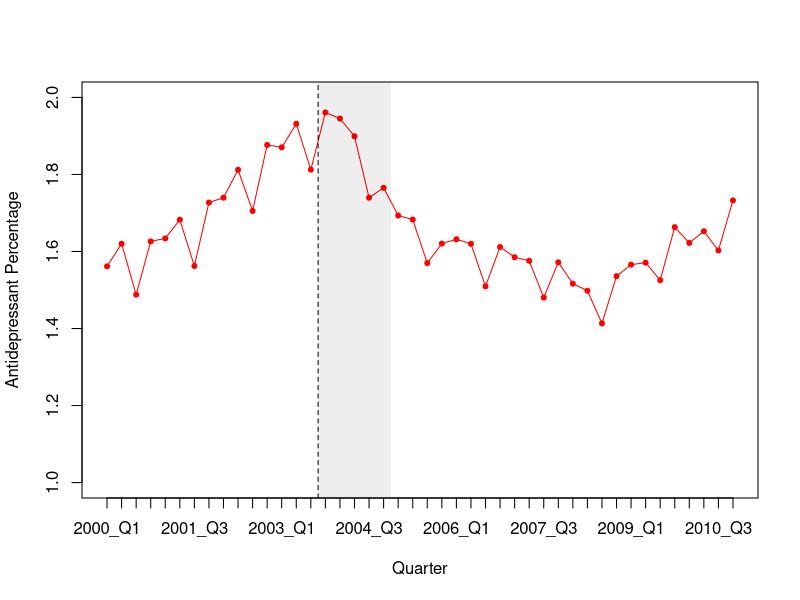
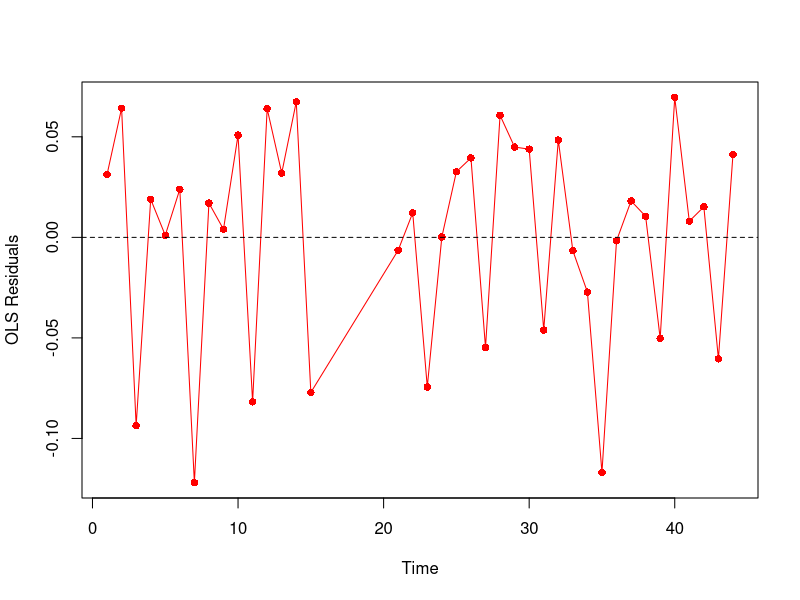
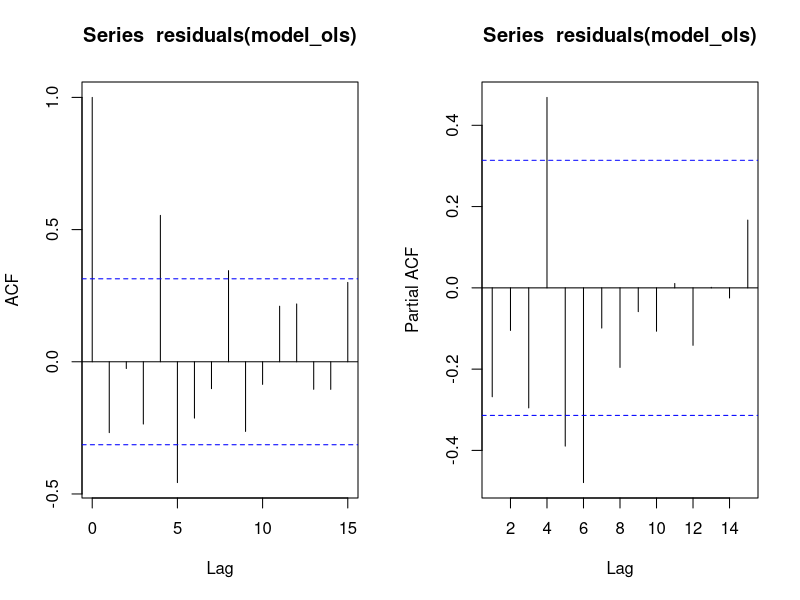
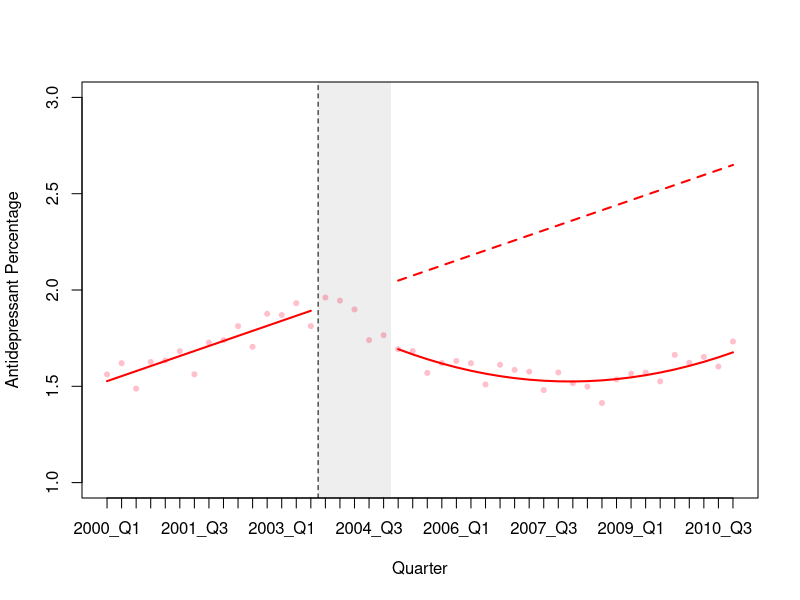

Generate these figures, in order, with R:
setwd("//prod.protected.ind/user/User03/nf8331/desktop/Interrupted Time Series Analysis/Week 4")

library(nlme)
library(car)

########################
# Read in the dataset
########################

data <- read.csv("antidepressants youth_quadratic.csv", header = T)
View(data)

########################
# Initial Plot
########################

plot(data$time, data$ad_perc,
     ylab = "Antidepressant Percentage",
     ylim = c(1.0,2.0),
     xlab = "Quarter",
     type = "l",
     col = "red",
     xaxt = "n")

axis(1, at = 1:44, labels = data$quarter)

points(data$time, data$ad_perc,
       col = "red",
       pch = 20)

abline(v = 15.5, lty = 2)

rect(15.5, -5, 20.5, 20, border = NA, col = "#00000011")

#########################
# Create New Dataset
#########################

include <- c(1:15, 21:44)
data_pi <- data[include,]
data_pi$trend[16:39] <- data_pi$trend[16:39] - 5
data_pi$trendsq <- data_pi$trend^2

########################
# Modeling
########################

# A preliminary OLS regression
model_ols <- lm(ad_perc ~ time + level + trend + trendsq, data = data_pi)
summary(model_ols)

################################
# Assessing Autocorrelation
################################

dwt(model_ols, max.lag = 8, alternative = "two.sided")

plot(data_pi$time,
     residuals(model_ols),
     type = 'o',
     pch = 16,
     xlab = 'Time',
     ylab = 'OLS Residuals',
     col = "red")
abline(h = 0,lty = 2)

par(mfrow = c(1,2))
acf(residuals(model_ols))
acf(residuals(model_ols),type = 'partial')
#significant spikes in ACF at lags 4, 5 and 8, and significant spikes in PACF at lags 4,5 and 6
#model p = 5

par(mfrow = c(1,1))

########################
# Modeling
########################

# Fit the GLS regression model
model_p5 <- gls(ad_perc ~ time + level + trend + trendsq,
  data = data_pi,
  correlation = corARMA(p = 5, form = ~time),
  method = "ML")
summary(model_p5)
confint(model_p5)

########################
# Plot results
#########################

plot(data$time, data$ad_perc,
     ylab = "Antidepressant Percentage",
     ylim = c(1.0,3.0),
     xlab = "Quarter",
     pch = 20,
     col = "pink",
     xaxt = "n")

axis(1, at = 1:44, labels = data$quarter)

abline(v = 15.5, lty = 2)

rect(15.5, -5, 20.5, 20, border = NA, col = "#00000011")

#first line segment
lines(data$time[1:15], fitted(model_p5)[1:15], col = "red", lwd = 2)
#second line segment
lines(data$time[21:44], fitted(model_p5)[16:39], col="red", lwd = 2)
#counterfactual
segments(21, model_p5$coef[1] + model_p5$coef[2]*21,
         44, model_p5$coef[1] + model_p5$coef[2]*44,
         lty = 2, lwd = 2, col= 'red')

#estimate the absolute change at 2 years after the phase-in period i.e. 2006 Q4
pred <- fitted(model_p5)[23]
cfac <- model_p5$coef[1] + model_p5$coef[2]*28

pred - cfac
